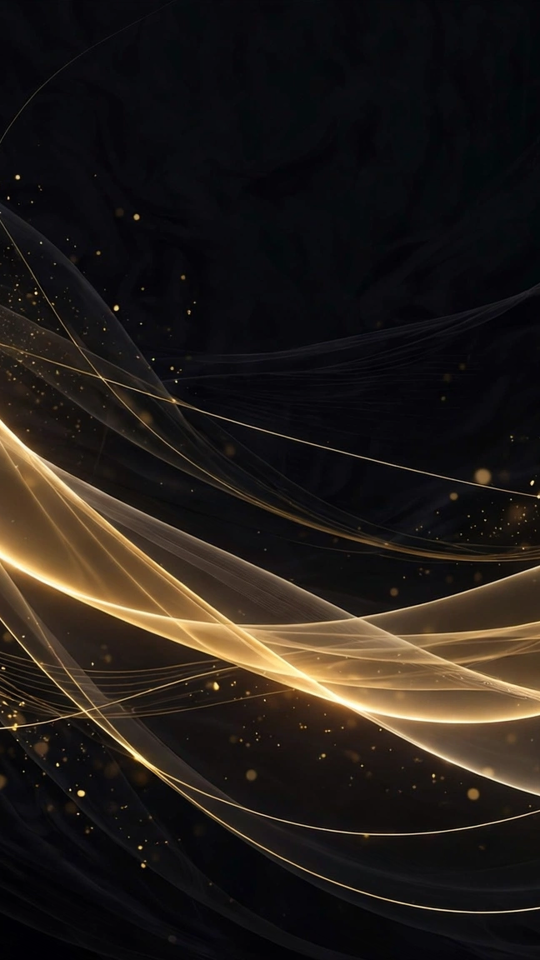
#> input picture vyra-branding/wallpapers/flow-dark-1080x1920.png, 1080 x 1920 px (shown at 1/2 size)
$ python -i build_wallpaper_set.py   (imports and definitions only)
#> lines starting #> are read from the running program, lines starting #| are printed output that depends on the picture; after the words box and inside, x2 and y2 are one past the last pixel; in counts of white or black regions, pixels touching at a corner belong together
#> further down, picture is the input picture: PIL image 1080x1920 RGB; mean R, G, B 34, 28.1, 24
#!/usr/bin/env python3
"""Vyra wallpaper set builder — 5 designs x dark/light x 4 sizes.

Masters are 2048x1152 (the AI generation size). The Ring design is drawn
procedurally in PIL at 4096x2304 and downscaled (same approach as the logo).
Light modes for the 4 AI masters are a PIL/numpy HSV recolor: gold pixels
are kept (slightly deepened), dark background is remapped to a warm light
field while preserving its luminance structure. Size derivatives are
LANCZOS resizes/crops with a light unsharp pass on upscales.
"""
import math, os, random, shutil
import numpy as np
from PIL import Image, ImageDraw, ImageFilter, ImageOps

BASE = os.path.expanduser("~/workspace/vyra-os/vyra-branding/wallpapers")
MASTERS = os.path.join(BASE, "masters")
GOLD = (220, 174, 67)        # #DCAE43
LIGHT_GOLD = (255, 228, 154)  # #FFE49A
OBSIDIAN = (5, 5, 5)          # #050505
LIGHT_BG = (243, 239, 230)    # warm off-white for light mode
DEEP_GOLD = (201, 151, 58)    # deeper gold for light-mode V

AI = {
    "flow": "media-generation-vyra-wallpaper-flow-dark-maste-0-74a93437-df86-4bb0-acb0-a7909fd90e1a.png",
    "summit": "media-generation-vyra-wallpaper-summit-dark-mas-0-715369c9-fb7a-48d0-a1a8-afc9583e2051.png",
    "prism": "media-generation-vyra-wallpaper-prism-dark-mast-0-91898701-f79f-498e-a952-1c1ee097fb26.png",
    "orbit": "media-generation-vyra-wallpaper-orbit-dark-mast-0-78f2dc48-0ec3-4211-b35b-eaf3e5485b44.png",
}
DESIGNS = ["flow", "summit", "prism", "orbit", "ring"]
SIZES = {
    "3840x2160": (3840, 2160),
    "1920x1080": (1920, 1080),
    "3440x1440": (3440, 1440),
    "1080x1920": (1080, 1920),
}

def to_light(dark_img):
    """Recolor a dark wallpaper to its light-mode equivalent.

    Bright gold is kept (slightly deepened). Everything else gets an
    inverted-luminance remap: dark background -> light field, and the
    mid-tone structure (mountains, smoke, glow) -> light grey, so forms
    stay visible instead of washing out. The gold mask requires a high
    value so dark brown smoke/glow cores are NOT kept as gold.
    """
    rgb = dark_img.convert("RGB")
    hsv = np.asarray(rgb.convert("HSV")).astype(np.float32)
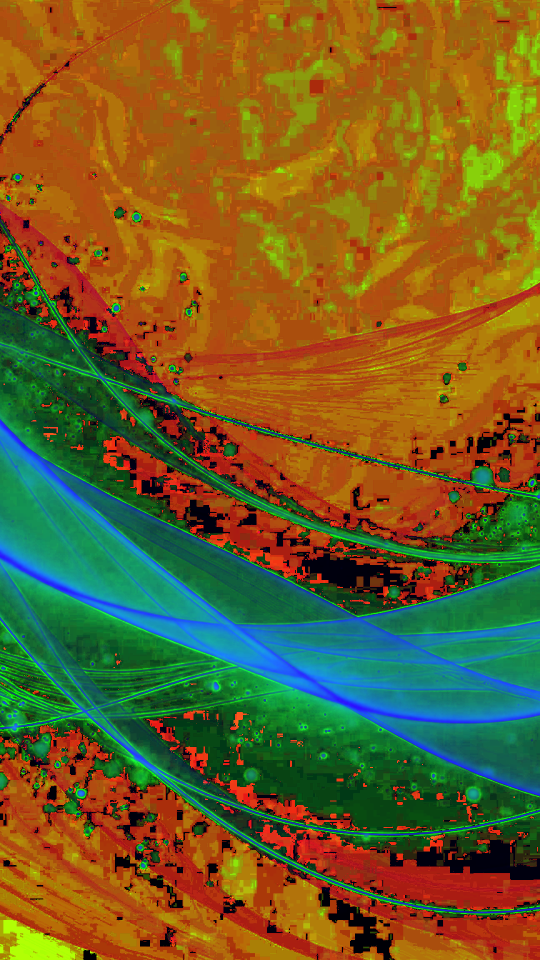
#> hsv: shape (1920, 1080, 3) float32 (shown at 1/2 size); mean R, G, B 111.3, 93.9, 36.4
    H, S, V = hsv[..., 0], hsv[..., 1], hsv[..., 2]
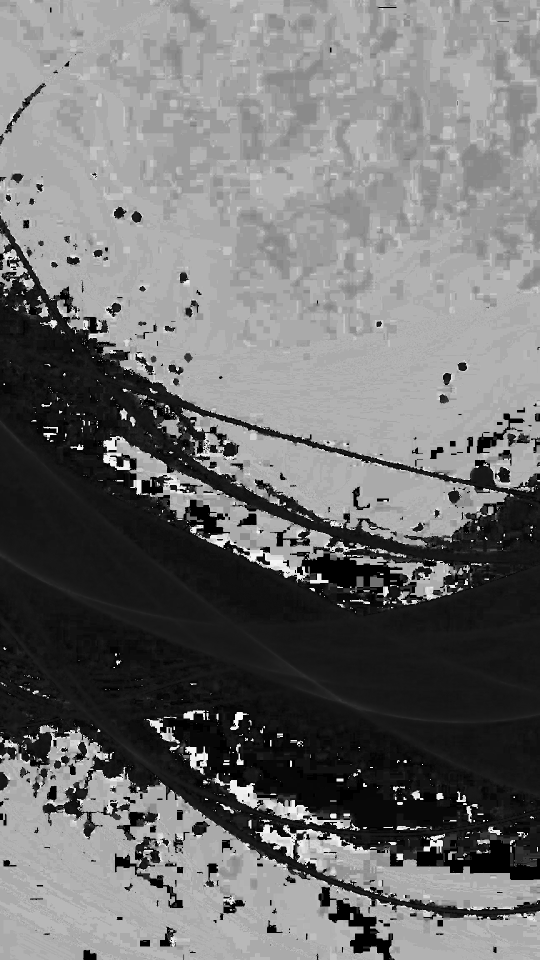
#> H: shape (1920, 1080) float32 (shown at 1/2 size); min 0, max 252, mean 111.6
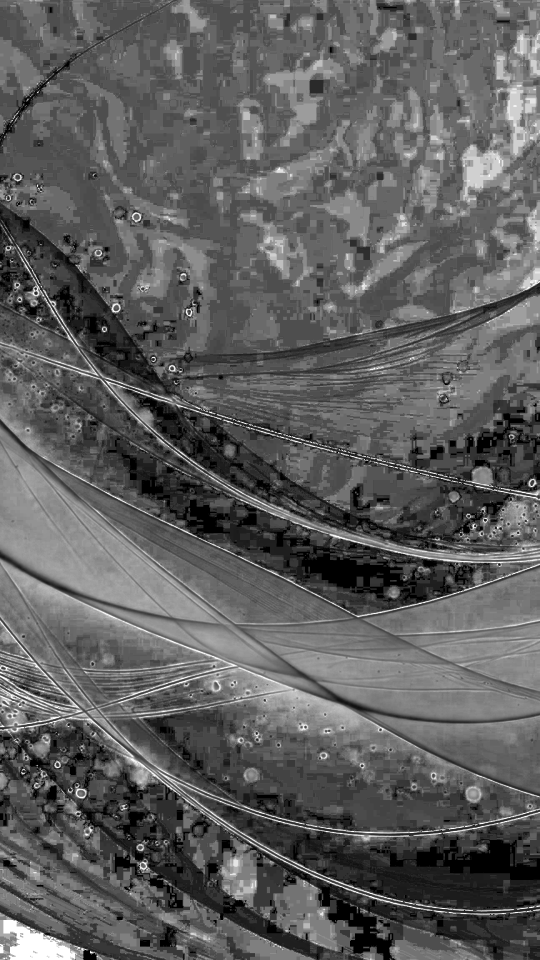
#> S: shape (1920, 1080) float32 (shown at 1/2 size); min 0, max 255, mean 93.8
    # gold: warm hue, saturated, and BRIGHT (V>130) — only true gold
    gold = (H >= 18) & (H <= 48) & (S > 80) & (V > 130)
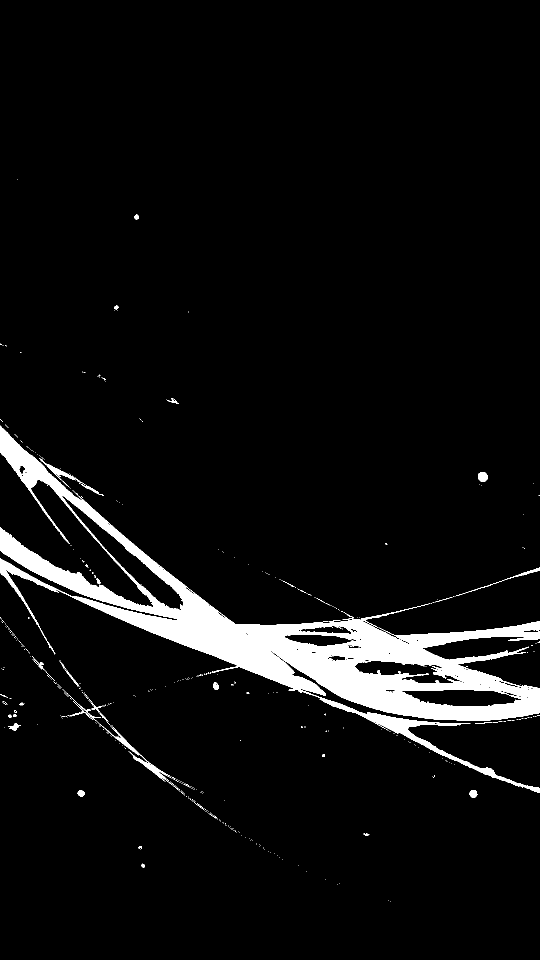
#> gold: shape (1920, 1080) bool (shown at 1/2 size); 5.7% white; 451 white regions (418 under 20 px), largest, box (x1, y1, x2, y2) and area: (0, 851, 1080, 1586) 113287, (125, 1378, 360, 1583) 1492, (79, 916, 171, 975) 611
    H2 = np.where(gold, H, 12.0)                       # warm hue for background
    S2 = np.where(gold, S, np.minimum(S * 0.25, 30.0)) # desaturate background
    V2 = np.where(gold, V * 0.92, 240.0 - V * 0.35)    # deepen gold, invert bg
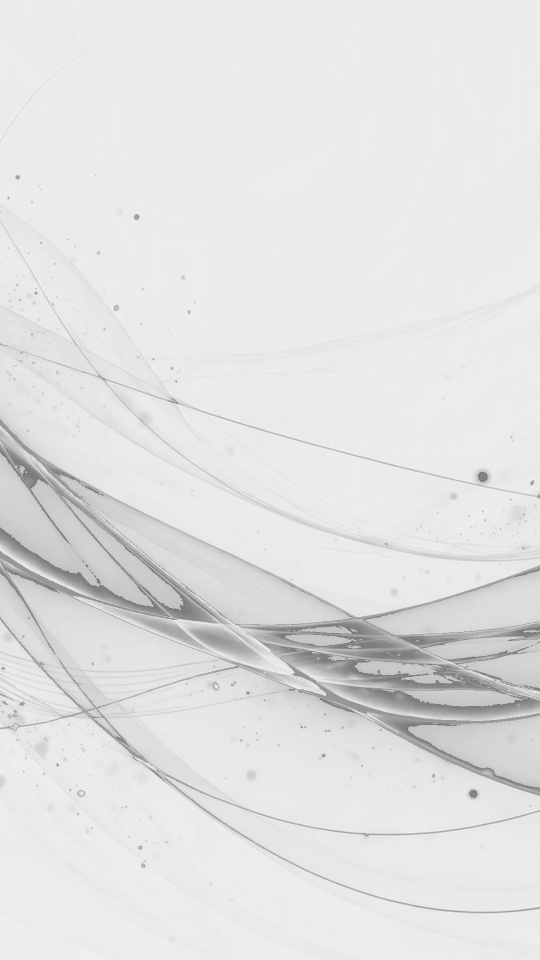
#> V2: shape (1920, 1080) float32 (shown at 1/2 size); min 120.5, max 240, mean 226.7
    out = np.stack([H2, S2, np.clip(V2, 0, 255)], axis=-1).astype(np.uint8)
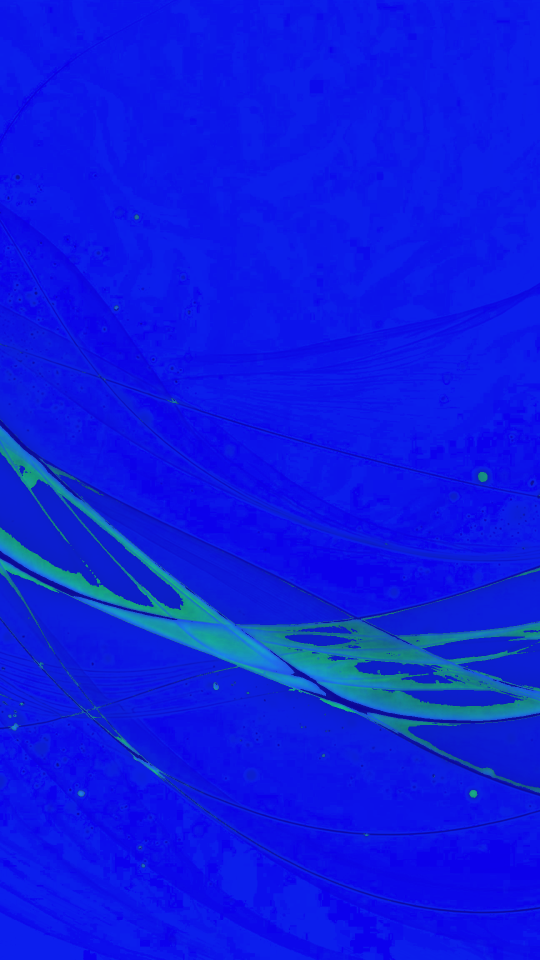
#> out: shape (1920, 1080, 3) (shown at 1/2 size); mean of channels 0, 1, 2 12.7, 27.1, 226.2; drawn as R, G, B
    return Image.fromarray(out, "HSV").convert("RGB")
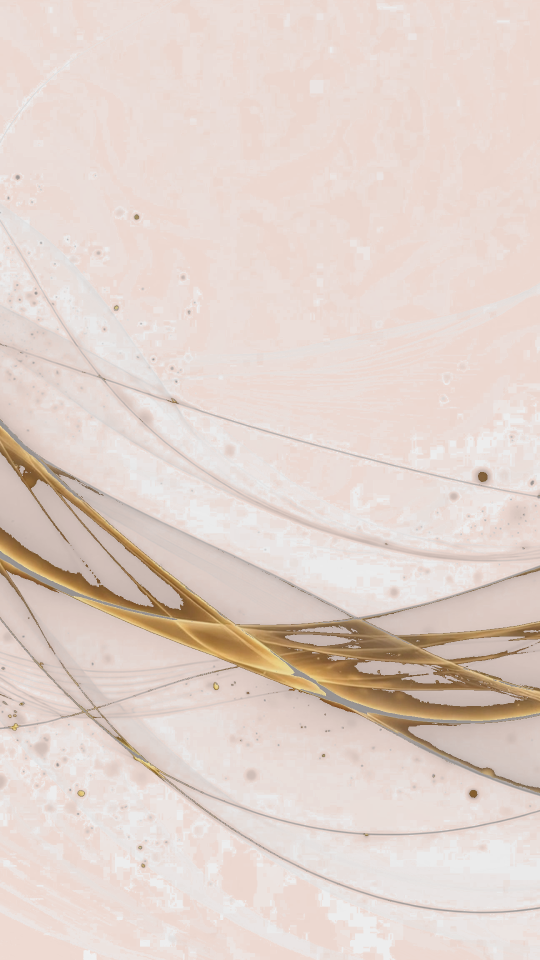
#> returned value: PIL image 1080x1920 RGB (shown at 1/2 size); mean R, G, B 226.2, 211.3, 203.7

# [69 lines left out: functions draw_ring, center_crop, not called in this run]

def sharpen(img):
    return img.filter(ImageFilter.UnsharpMask(radius=2, percent=60, threshold=3))

# [44 lines left out: functions sizes_for, main, not called in this run]

# [2 lines not run here, left out]

>>> from PIL import Image
>>> picture = Image.open('flow-dark-1080x1920.png')
>>> result = to_light(picture)

$ run again, on vyra-branding/wallpapers/orbit-dark-1080x1920.png
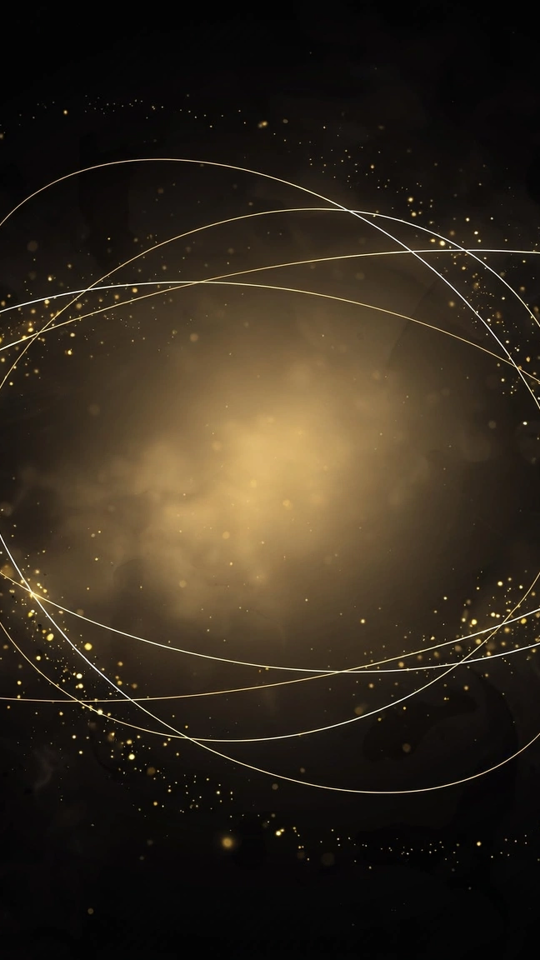
#> input picture vyra-branding/wallpapers/orbit-dark-1080x1920.png, 1080 x 1920 px (shown at 1/2 size)
#> picture is the input picture: PIL image 1080x1920 RGB; mean R, G, B 50.1, 40.6, 28.1
#> in to_light, `gold = (H >= 18) & (H <= 48) & (S > 80) & (V > 130)`:
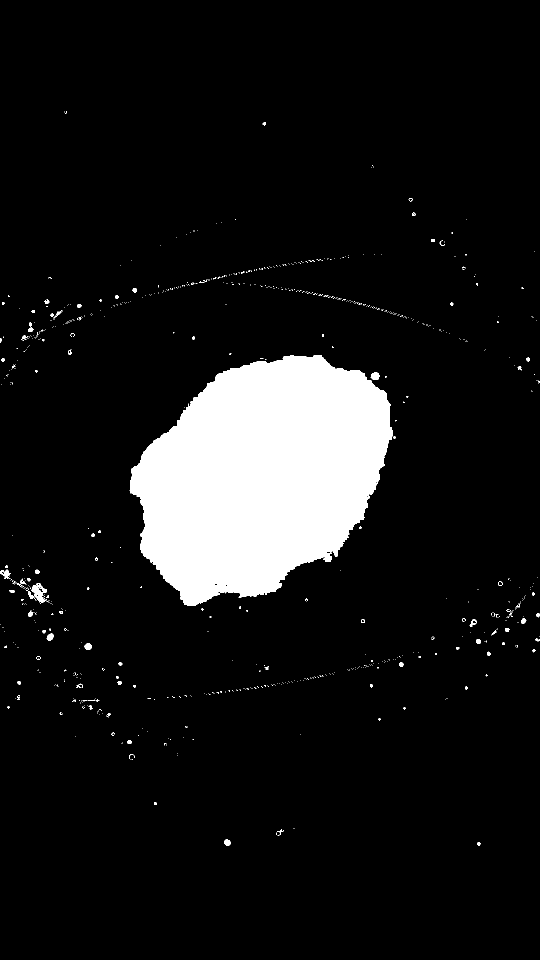
#> gold: shape (1920, 1080) bool (shown at 1/2 size); 9.2% white; 901 white regions (819 under 20 px), largest, box (x1, y1, x2, y2) and area: (259, 710, 785, 1211) 184260, (62, 1166, 98, 1206) 583, (741, 744, 759, 760) 206
#> in to_light, `return Image.fromarray(out, "HSV").convert("RGB")`:
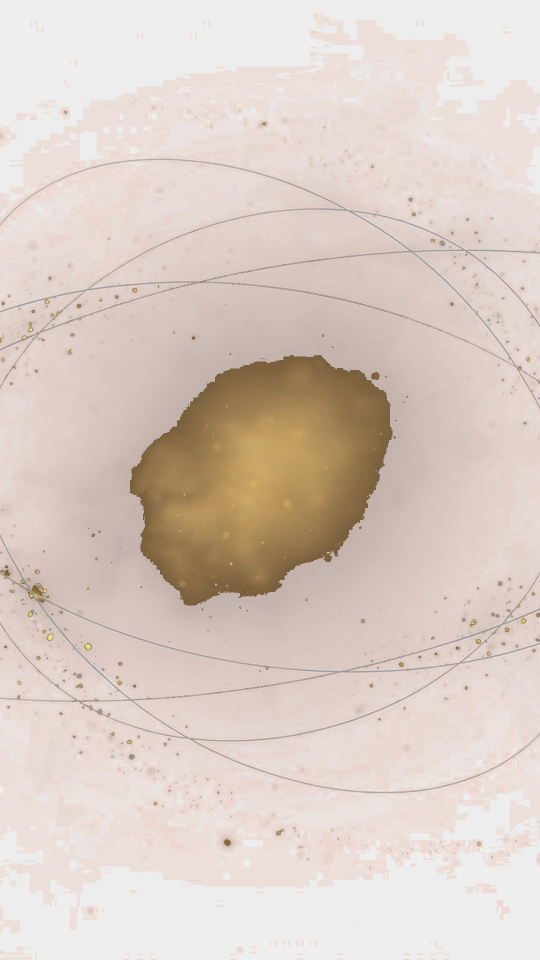
#> returned value: PIL image 1080x1920 RGB (shown at 1/2 size); mean R, G, B 219.6, 205.7, 197.1

$ run again, on vyra-branding/wallpapers/orbit-dark-1920x1080.png
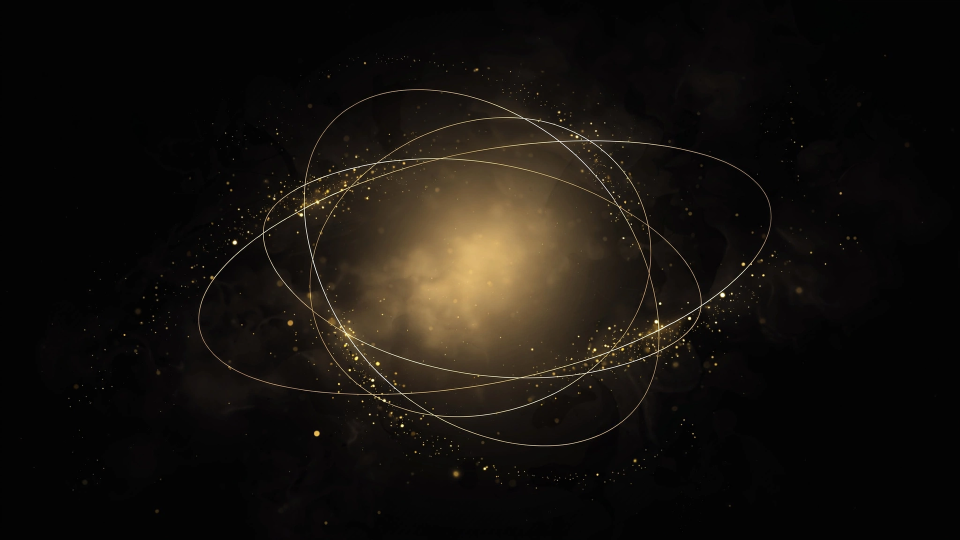
#> input picture vyra-branding/wallpapers/orbit-dark-1920x1080.png, 1920 x 1080 px (shown at 1/2 size)
#> picture is the input picture: PIL image 1920x1080 RGB; mean R, G, B 21.5, 17.7, 13.3
#> in to_light, `gold = (H >= 18) & (H <= 48) & (S > 80) & (V > 130)`:
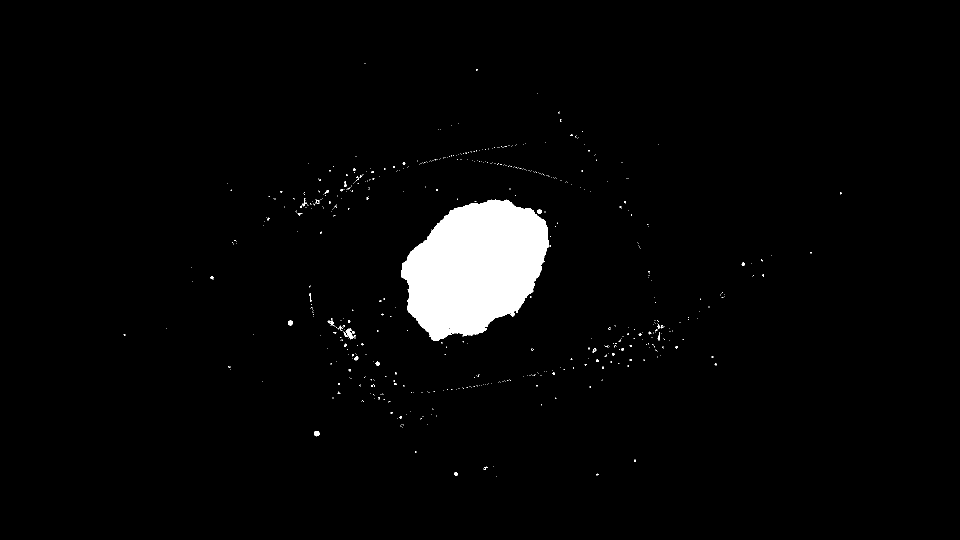
#> gold: shape (1080, 1920) bool (shown at 1/2 size); 3% white; 619 white regions (594 under 20 px), largest, box (x1, y1, x2, y2) and area: (802, 399, 1098, 681) 58288, (691, 656, 709, 678) 179, (628, 862, 639, 873) 95
#> in to_light, `return Image.fromarray(out, "HSV").convert("RGB")`:
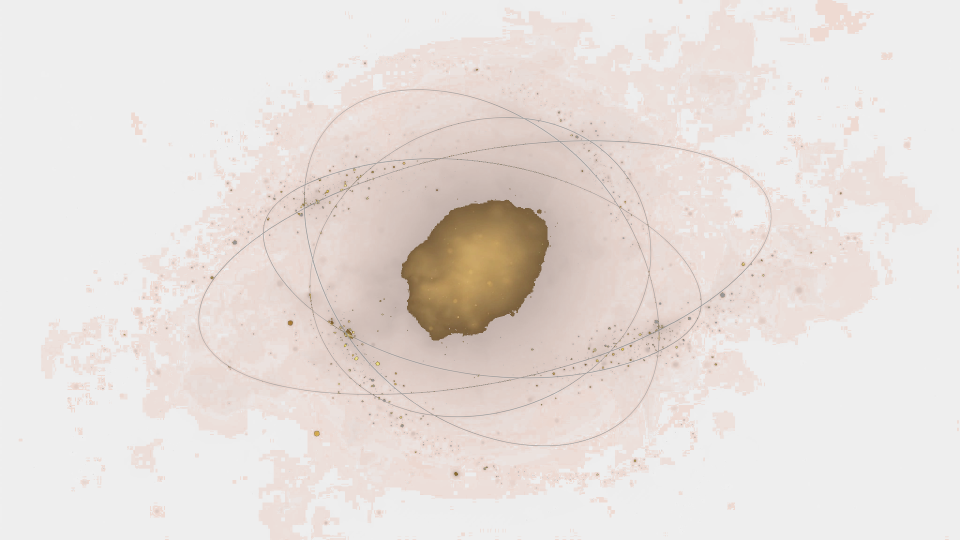
#> returned value: PIL image 1920x1080 RGB (shown at 1/2 size); mean R, G, B 231.1, 223.7, 219.8
